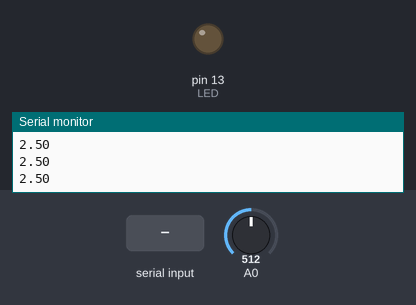
The sketch below on a simulated Arduino Uno, built with avr-gcc and run on an emulated ATmega328P. On the bench: output pins drawn as LEDs (lit = HIGH), the last lines printed to the serial monitor. The test bench sets the inputs (shaded band); at power-on: A0 = 512.

Above: at 1.2 s.
1.3 s: "D" received over Serial
At 2.5 s:
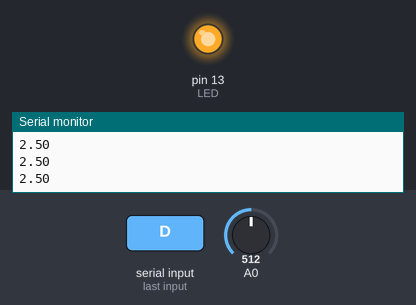
3.0 s: "I" received over Serial
At 3.7 s:
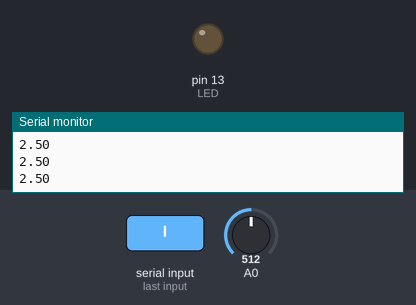
4.5 s: "d" received over Serial
At 4.9 s:
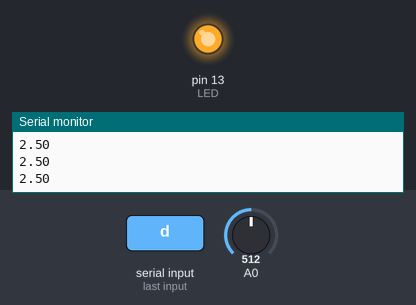
Timing chart, 0 to 7.5 s (numbered marks = the images above; inputs shaded):
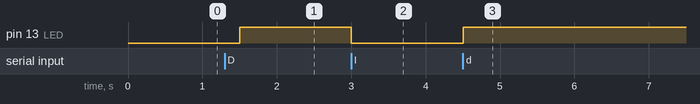

The sketch:

Arduino_code.ino
```cpp
  int LED = 13; // Pin digital para el LED
  char entrada; // Variable para guardar el valor del carácter enviado

  void setup()
  {
    pinMode(LED, OUTPUT); // Pin digital del LED como salida.
    Serial.begin(9600); // Velocidad de comunicación en baudios.
  }

  void loop()
  {
    int sensorValue = analogRead(A0);
    // Convert the analog reading (which goes from 0 - 1023) to a voltage (0 - 5V):
    float voltage = sensorValue * (5.0 / 1023.0);
    // print out the value you read:
    Serial.println(voltage);
    if (Serial.available() > 0) // Si se recibe un carácter...
    {
      entrada = Serial.read(); // Guardamos el valor del carácter en la variable entrada.

      if ((entrada=='D')||(entrada=='d')) // Si el carácter recibido es "D" o "d"
      {
        digitalWrite(LED, HIGH); // Se enciende el LED


      }
      else if ((entrada=='I')||(entrada=='i')) // Si el carácter recibido es "I" o "i"
      {
        digitalWrite(LED, LOW); // Se apaga el LED

      }
    }
    delay(500);
  }
```

Measured:
- after the input at 1.3 s, pin 13 (LED): LOW → HIGH after 0.20 s
- after the input at 3.0 s, pin 13 (LED): HIGH → LOW at once
- after the input at 4.5 s, pin 13 (LED): LOW → HIGH at once
